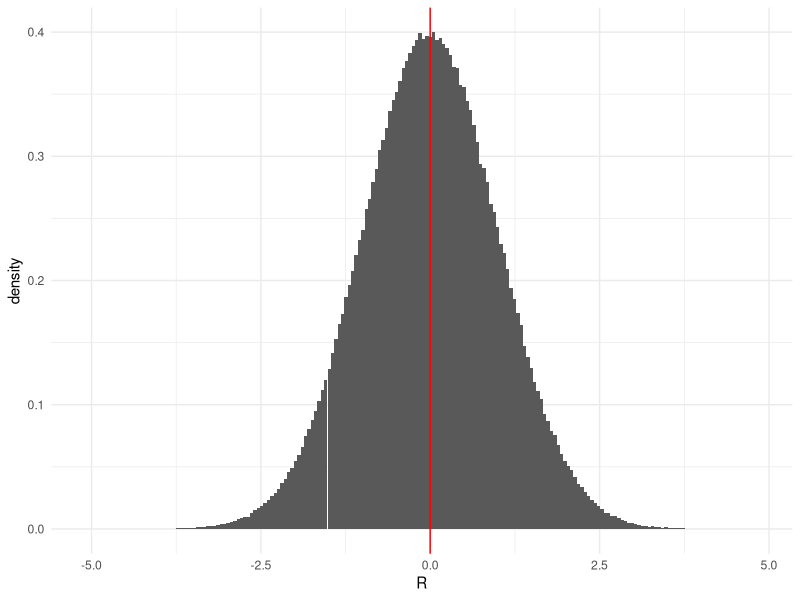
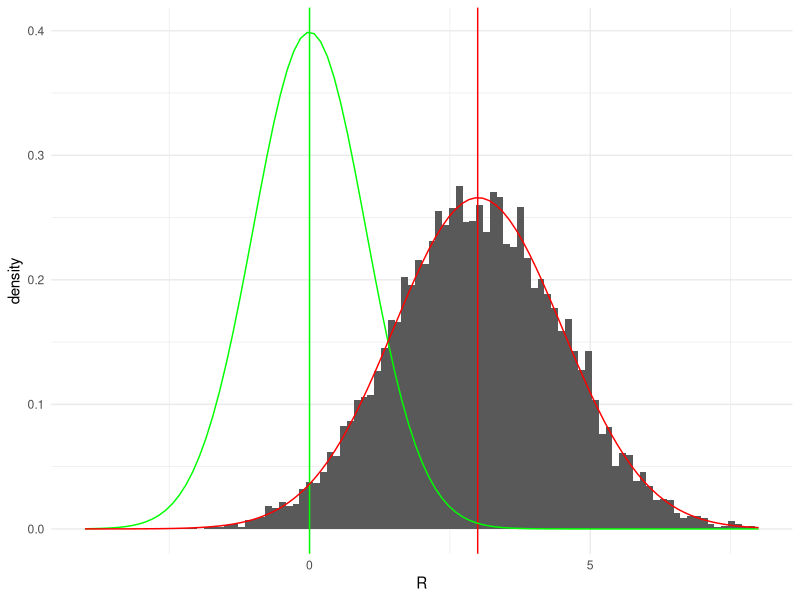
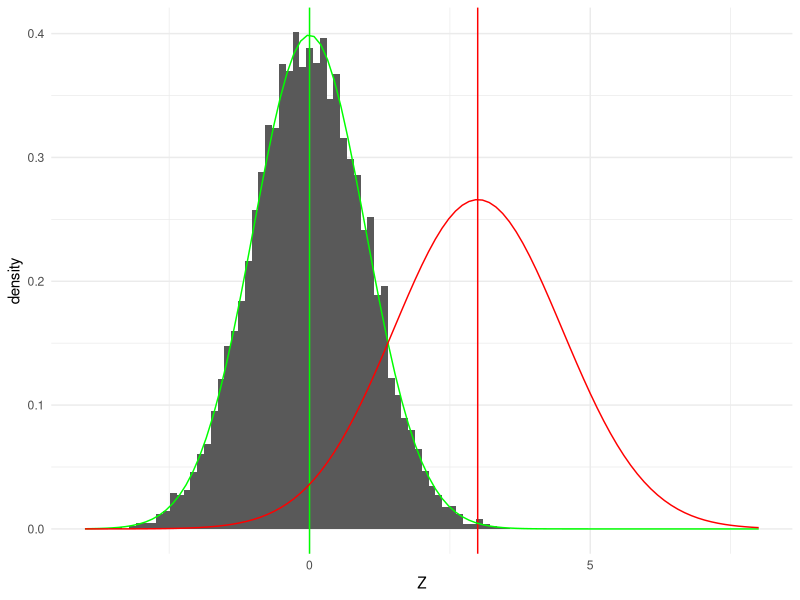
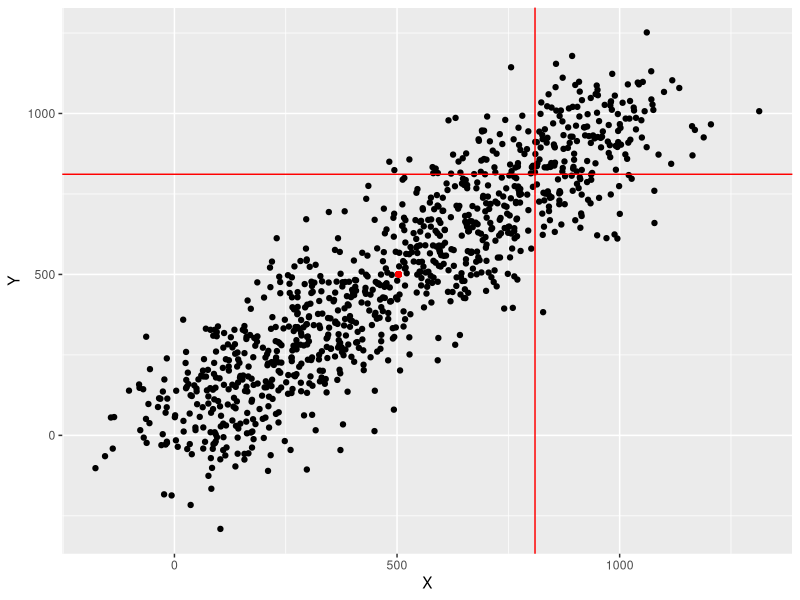

Source code (R) for these figures, in order:
## ---- chunk 1
knitr::opts_chunk$set(echo = TRUE)
## ---- chunk 2
library(ggplot2)
set.seed(1337) #seed for reproducibility
data <- data.frame(R = rnorm(n = 1000000))

ggplot(data, aes(x = R)) +
  geom_histogram(aes(y = ..density..), bins = 200) + 
  geom_vline(xintercept = mean(data$R), color="red") +
  theme_minimal()
## ---- chunk 3
A <- numeric() # Variable for storing the area sizes

A[1] <- (sum (abs (data$R[data$R < mean(data$R)]))) /sum(abs(data$R)) # Area to the left of the mean in percent
A[2] <- (sum (abs (data$R[data$R > mean(data$R)]))) /sum(abs(data$R)) # Area to the right of the mean in percent

print(A)
## ---- chunk 4
library(ggplot2)
set.seed(1337) #seed for reproducibility
data_st <- data.frame(R = rnorm(n = 10000, mean = 3, sd = 1.5))

ggplot(data_st, aes(x = R)) +
  geom_histogram(aes(y=..density..),bins = 100) + 
  geom_vline(xintercept = mean(data_st$R), color="red") +
  geom_vline(xintercept = 0, color="green") +
  stat_function(fun = dnorm, color = "green", args = list(mean = 0, sd = 1))+
  stat_function(fun = dnorm, color = "red", args = list(mean = 3, sd = 1.5)) +
  xlim(c(-4,8)) +
  theme_minimal()
## ---- chunk 5
data_st$Z <- (data_st$R - mean(data_st$R)) / sd(data_st$R)

ggplot(data_st, aes(x = Z)) +
  geom_histogram(aes(y=..density..),bins = 100) + 
  geom_vline(xintercept = mean(data_st$R), color="red") +
  geom_vline(xintercept = 0, color="green") +
  stat_function(fun = dnorm, color = "green", args = list(mean = 0, sd = 1))+
  stat_function(fun = dnorm, color = "red", args = list(mean = 3, sd = 1.5)) +
  xlim(c(-4,8)) +
  theme_minimal()
## ---- chunk 6
library(ggplot2)
set.seed(1337)
data_cov <- data.frame(X = 1:1000 + rnorm(1000, sd = 100),
                       Y = 1:1000 + rnorm(1000, sd = 100))

ggplot(data_cov, aes(x = X, y = Y)) + 
  geom_point() +
  geom_point(aes(x = mean(X), y = mean(Y)), color ="red") + 
  geom_vline(xintercept = mean(data_cov$X) + sd(data_cov$X), color = "red") +
  geom_hline(yintercept = mean(data_cov$Y) + sd(data_cov$Y), color = "red")
